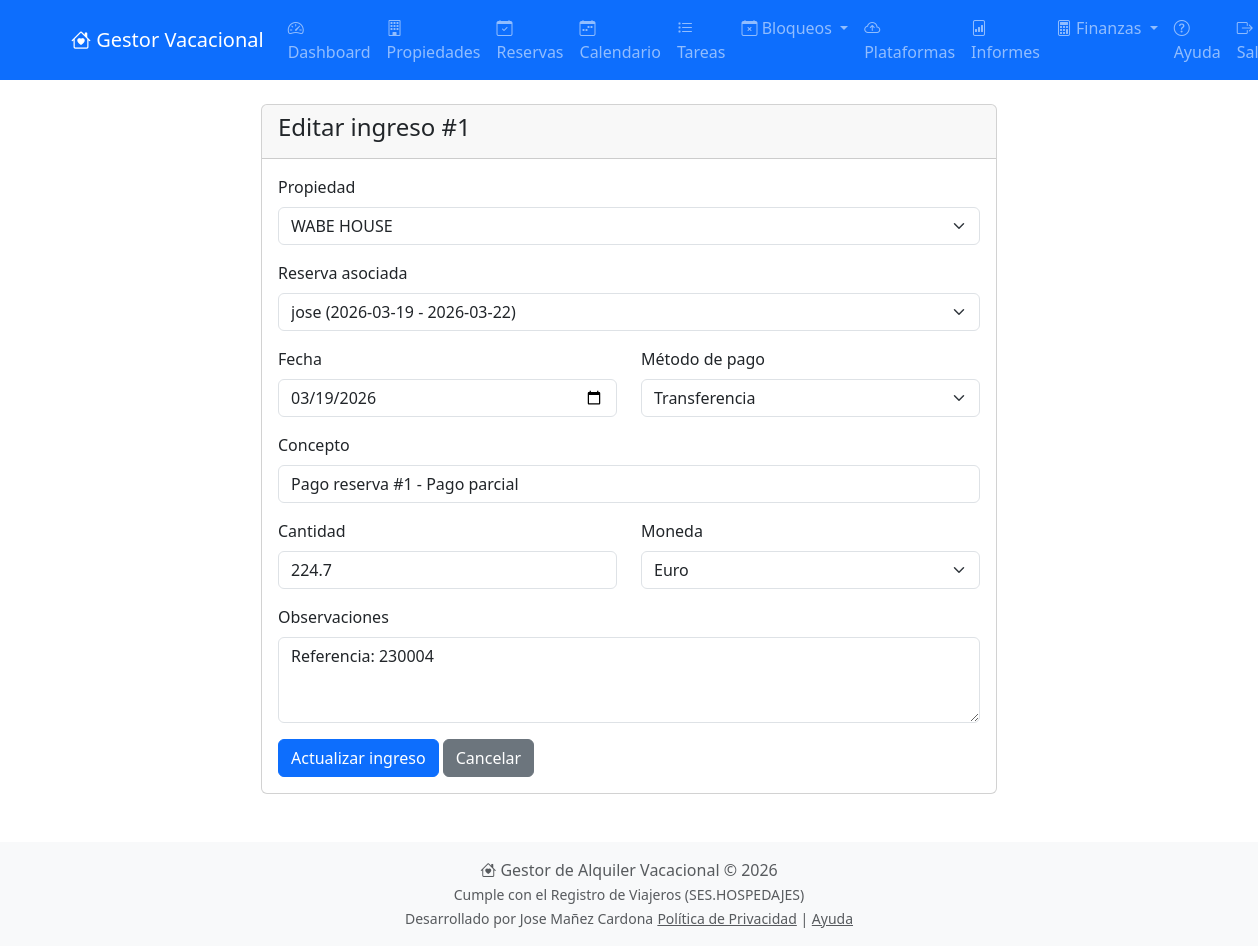
Page /ingresos/editar/1 (signed in) on the committed database.
### models.py (models this page shows)
class Ingreso(db.Model):
    __tablename__ = 'ingresos'
    id = db.Column(db.Integer, primary_key=True)
    propiedad_id = db.Column(db.Integer, db.ForeignKey('propiedades.id'), nullable=True)
    reserva_id = db.Column(db.Integer, db.ForeignKey('reservas.id'), nullable=True)
    fecha = db.Column(db.Date, nullable=False, default=datetime.utcnow)
    concepto = db.Column(db.String(200), nullable=False)
    cantidad = db.Column(db.Float, nullable=False)
    moneda = db.Column(db.String(3), default='EUR')
    metodo_pago = db.Column(db.String(50), nullable=False)
    observaciones = db.Column(db.Text)
    fecha_creacion = db.Column(db.DateTime, default=datetime.utcnow)
    propiedad = db.relationship('Propiedad', back_populates='ingresos')
    reserva = db.relationship('Reserva', back_populates='ingresos')
    pago_asociado = db.relationship('PagoReserva', back_populates='ingreso', uselist=False)

### ingresos.py (the view, shortened to what this page needs)
@ingresos_bp.route('/editar/<int:id>', methods=['GET', 'POST'])
@login_required
def editar(id):
    ingreso = Ingreso.query.get_or_404(id)
    if ingreso.propiedad and ingreso.propiedad.usuario_id != current_user.id:
        flash('No tienes permiso para editar este ingreso', 'danger')
        return redirect(url_for('ingresos.index'))
    form = IngresoForm(obj=ingreso)
    propiedades = Propiedad.query.filter_by(usuario_id=current_user.id).all()
    form.propiedad_id.choices = [(0, 'Ninguna')] + [(p.id, p.nombre) for p in propiedades]
    propiedad_ids = [p.id for p in propiedades]
    reservas = Reserva.query.filter(Reserva.propiedad_id.in_(propiedad_ids)).order_by(Reserva.fecha_entrada.desc()).all()
    form.reserva_id.choices = [(0, 'Ninguna')] + [(r.id, f"{r.huespedes.first().nombre if r.huespedes.first() else 'Sin huésped'} ({r.fecha_entrada} - {r.fecha_salida})") for r in reservas]
    return render_template('ingresos/editar.html', form=form, ingreso=ingreso)

### forms.py
class IngresoForm(FlaskForm):
    propiedad_id = SelectField('Propiedad', coerce=int, validators=[Optional()])
    reserva_id = SelectField('Reserva asociada', coerce=int, validators=[Optional()])
    fecha = DateField('Fecha', validators=[DataRequired()], format='%Y-%m-%d')
    concepto = StringField('Concepto', validators=[DataRequired()])
    cantidad = FloatField('Cantidad', validators=[DataRequired(), NumberRange(min=0)])
    moneda = SelectField('Moneda', choices=[('EUR', 'Euro'), ('USD', 'Dólar'), ('GBP', 'Libra')], default='EUR')
    metodo_pago = SelectField('Método de pago', choices=[
        ('transferencia', 'Transferencia'),
        ('visa', 'Visa'),
        ('bizum', 'Bizum'),
        ('efectivo', 'Efectivo'),
        ('paypal', 'PayPal'),
        ('otro', 'Otro')
    ], validators=[DataRequired()])
    observaciones = TextAreaField('Observaciones', validators=[Optional()])
    submit = SubmitField('Guardar ingreso')

### app.py (called while the page is built)
@login.user_loader
def load_user(user_id):
    return db.session.get(User, int(user_id))

### templates/ingresos/editar.html (shortened to what this page needs)
{% extends "base.html" %}
{% block content %}
<div class="row justify-content-center">
    <div class="col-md-8">
        <div class="card">
            <div class="card-header">
                <h4>Editar ingreso #{{ ingreso.id }}</h4>
            </div>
            <div class="card-body">
                <form method="POST" action="">
                    <div class="mb-3">
                        {{ form.propiedad_id.label(class="form-label") }}
                        {{ form.propiedad_id(class="form-select") }}
                    </div>
                    <div class="mb-3">
                        {{ form.reserva_id.label(class="form-label") }}
                        {{ form.reserva_id(class="form-select") }}
                    </div>
                    <div class="row">
                        <div class="col-md-6 mb-3">
                            {{ form.fecha.label(class="form-label") }}
                            {{ form.fecha(class="form-control", type="date") }}
                        </div>
                        <div class="col-md-6 mb-3">
                            {{ form.metodo_pago.label(class="form-label") }}
                            {{ form.metodo_pago(class="form-select") }}
                        </div>
                    </div>
                    <div class="mb-3">
                        {{ form.concepto.label(class="form-label") }}
                        {{ form.concepto(class="form-control") }}
                    </div>
                    <div class="row">
                        <div class="col-md-6 mb-3">
                            {{ form.cantidad.label(class="form-label") }}
                            {{ form.cantidad(class="form-control") }}
                        </div>
                        <div class="col-md-6 mb-3">
                            {{ form.moneda.label(class="form-label") }}
                            {{ form.moneda(class="form-select") }}
                        </div>
                    </div>
                    <div class="mb-3">
                        {{ form.observaciones.label(class="form-label") }}
                        {{ form.observaciones(class="form-control", rows=3) }}
                    </div>
                    <button type="submit" class="btn btn-primary">Actualizar ingreso</button>
                    <a href="{{ url_for('ingresos.index') }}" class="btn btn-secondary">Cancelar</a>
                </form>
            </div>
        </div>
    </div>
</div>
{% endblock %}

### rows in the picture
Ingreso: id "1", propiedad_id "WABE HOUSE", reserva_id "jose (2026-03-19 - 2026-03-22)", fecha "03/19/2026", metodo_pago "Transferencia", concepto "Pago reserva #1 - Pago parcial", cantidad "224.7", moneda "Euro", observaciones "Referencia: 230004"
